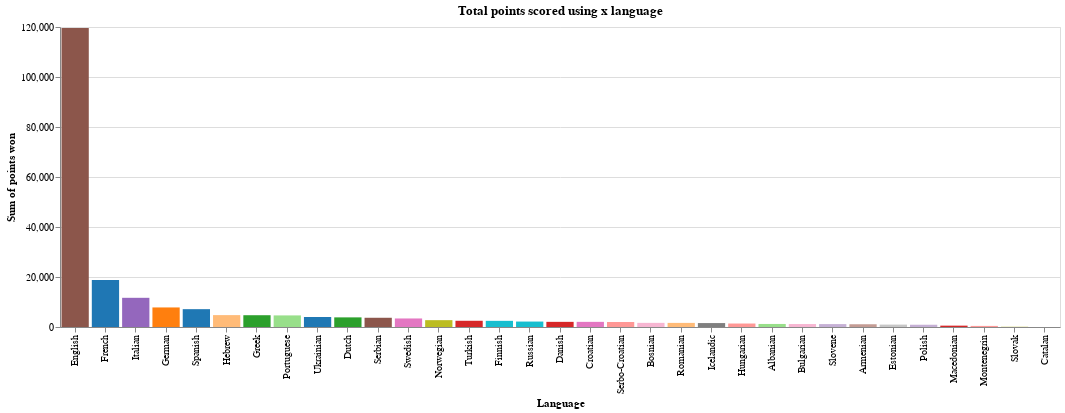

The notebook cell saved with this chart:
### Code cell
points_chart = make_points_chart(eurovision_data_with_six_or_more_wins)
points_chart.show()

### Figure 1 — Vega-Lite specification as saved in the notebook (floating-point values rounded to 4 significant figures; data arrays with more than 128 entries replaced by an {"elided": "..."} marker saying what was removed)
{"config": {"view": {"continuousWidth": 300, "continuousHeight": 300}}, "data": {"name": "data-f7fb27ddc6b01590a1c28b2dfb75d358"}, "mark": {"type": "bar"}, "encoding": {"color": {"field": "Language", "legend": null, "scale": {"domain": ["French", "German", "Dutch", "Danish", "Italian", "English", "Swedish", "Luxembourgish", "Norwegian", "Finnish", "Spanish", "Serbo-Croatian", "Portuguese", "Slovene", "Viennese", "Maltese", "Irish", "Hebrew", "Greek", "Turkish", "Arabic", "Northern Sami", "Icelandic", "Romansh", "Neapolitan", "Antillean Creole", "Croatian", "Corsican", "Bosnian", "Estonian", "Hungarian", "Lithuanian", "Polish", "Romanian", "Russian", "Slovak", "Vorarlbergish", "Breton", "Macedonian", "Samogitian", "Serbian", "Imaginary", "Catalan", "Võro", "Latvian", "Ukrainian", "Montenegrin", "Albanian", "Tahitian", "Armenian", "Bulgarian", "Czech", "English (\"Franglais\")", "Romani", "Swahili", "Georgian", "Udmurt", "Crimean Tatar", "Belarusian", "Srnan Tongo", "Latin"], "range": ["#1f77b4", "#ff7f0e", "#2ca02c", "#d62728", "#9467bd", "#8c564b", "#e377c2", "#7f7f7f", "#bcbd22", "#17becf", "#1f78b4", "#ff9896", "#98df8a", "#c5b0d5", "#c49c94", "#f7b6d2", "#c7c7c7", "#ffbb78", "#2ca02c", "#d62728", "#8c564b", "#17becf", "#7f7f7f", "#bcbd22", "#1f77b4", "#ff7f0e", "#e377c2", "#c49c94", "#f7b6d2", "#c7c7c7", "#ff9896", "#98df8a", "#c5b0d5", "#ffbb78", "#17becf", "#bcbd22", "#1f77b4", "#ff7f0e", "#d62728", "#9467bd", "#8c564b", "#e377c2", "#7f7f7f", "#bcbd22", "#17becf", "#1f78b4", "#ff9896", "#98df8a", "#c5b0d5", "#c49c94", "#f7b6d2", "#c7c7c7", "#ffbb78", "#2ca02c", "#d62728", "#9467bd", "#8c564b", "#e377c2", "#7f7f7f", "#bcbd22", "#17becf"]}, "type": "nominal"}, "tooltip": [{"field": "Language", "type": "nominal"}, {"aggregate": "sum", "field": "Grand Final Points", "type": "quantitative"}], "x": {"field": "Language", "sort": "-y", "title": "Language", "type": "nominal"}, "y": {"aggregate": "sum", "field": "Grand Final Points", "title": "Sum of points won", "type": "quantitative"}}, "title": "Total points scored using x language", "width": 1000, "$schema": "https://vega.github.io/schema/vega-lite/v5.17.0.json", "datasets": {"data-f7fb27ddc6b01590a1c28b2dfb75d358": {"elided": "3550 records"}}}
